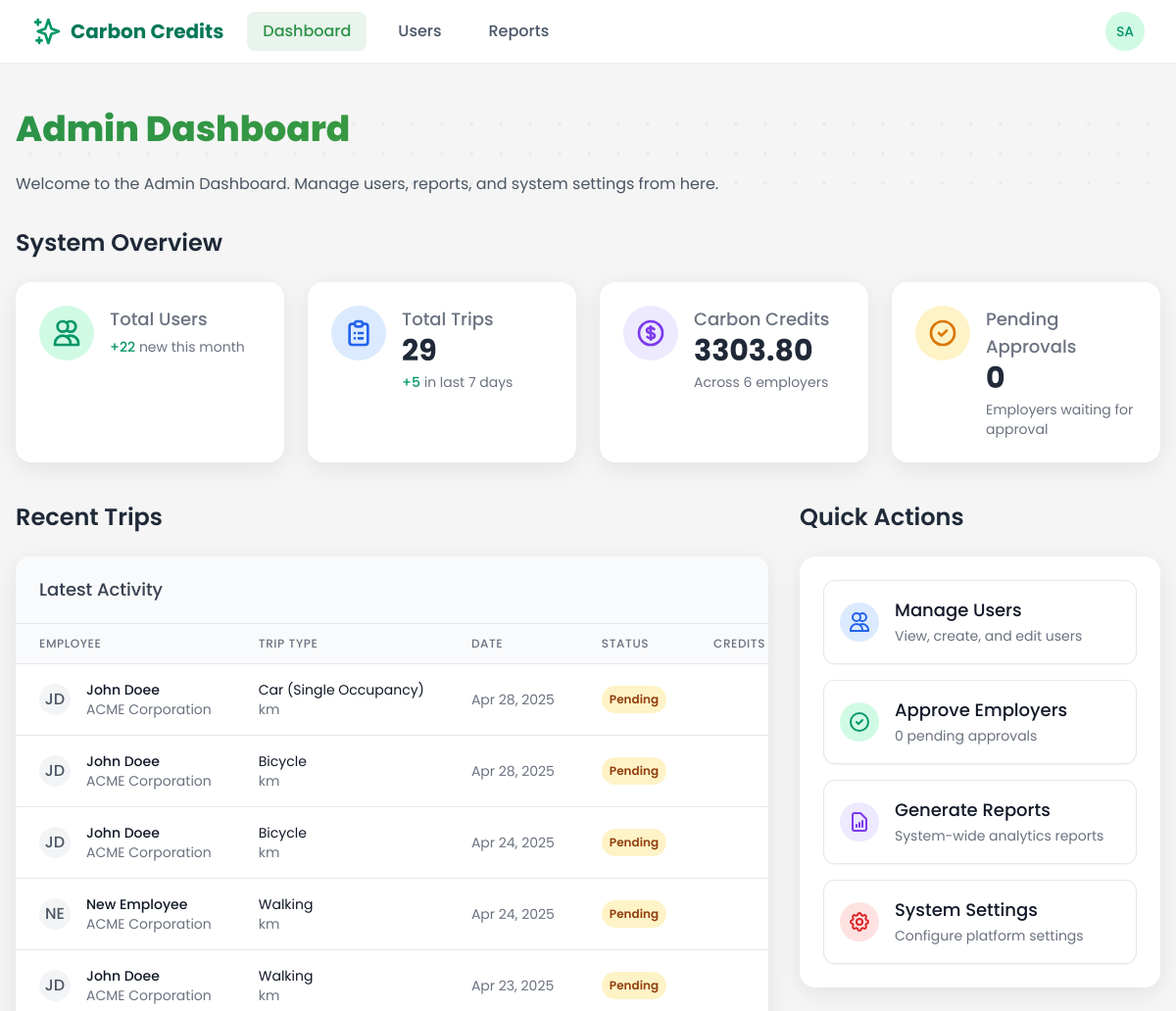
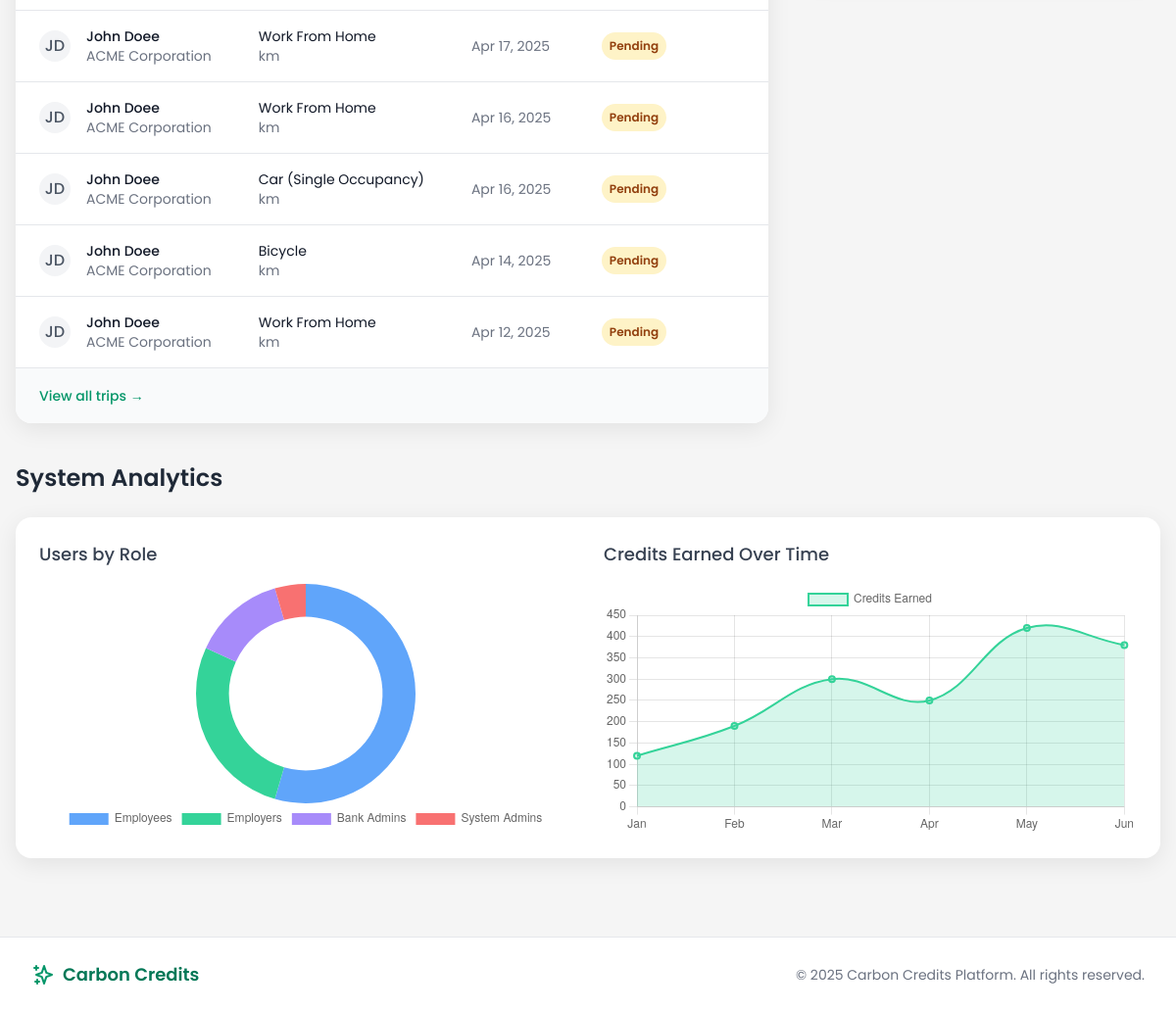
Before: /systemadmin/ (signed in) with the older database file (2 pictures, top to bottom).
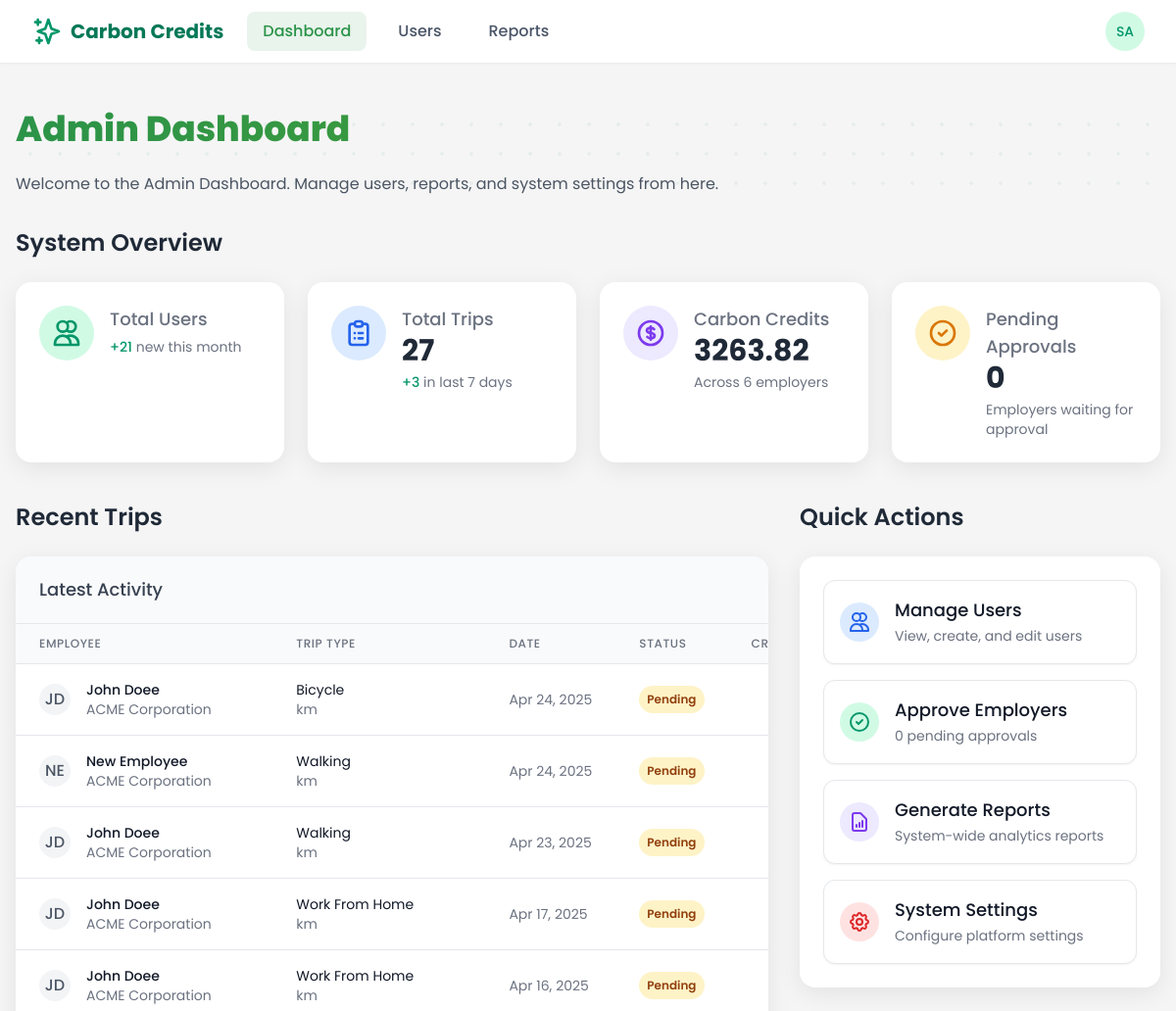
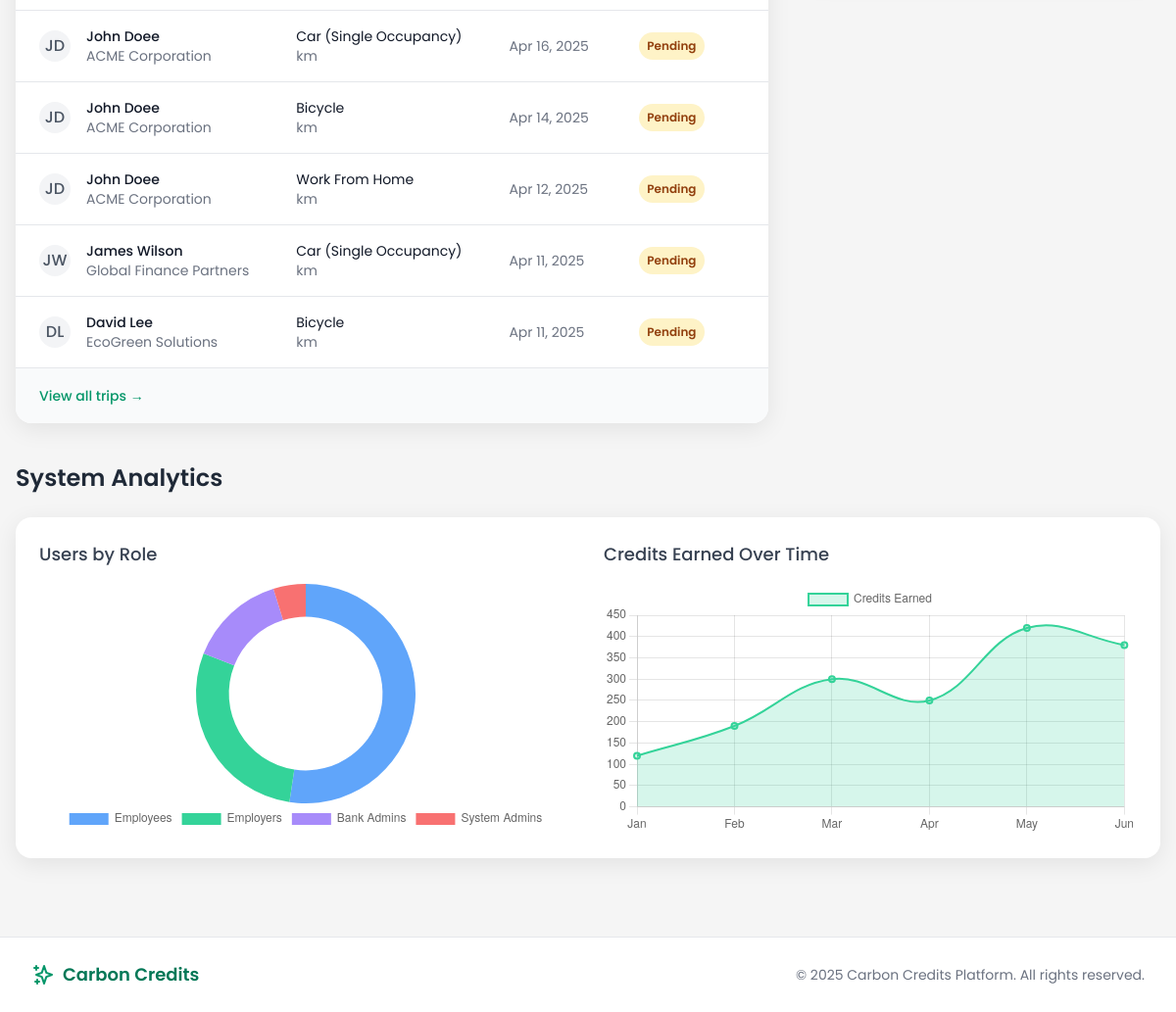
After: the same page with the newer database file (2 pictures, top to bottom).
### trips/models.py (models this page shows, shortened)
class Trip(models.Model):
    TRANSPORT_MODES = (
        ('car', 'Car (Single Occupancy)'),
        ('carpool', 'Carpool'),
        ('public_transport', 'Public Transport'),
        ('bicycle', 'Bicycle'),
        ('walking', 'Walking'),
        ('work_from_home', 'Work From Home'),
    )
    VERIFICATION_STATUS = (
        ('pending', 'Pending'),
        ('verified', 'Verified'),
        ('rejected', 'Rejected'),
        ('flagged', 'Flagged for Review'),
    )
    employee = models.ForeignKey(
        EmployeeProfile,
        on_delete=models.CASCADE,
        related_name='trips'
    )
    start_location = models.ForeignKey(
        Location,
        on_delete=models.SET_NULL,
        related_name='trip_starts',
        null=True
    )
    end_location = models.ForeignKey(
        Location,
        on_delete=models.SET_NULL,
        related_name='trip_ends',
        null=True
    )
    start_time = models.DateTimeField()
    end_time = models.DateTimeField(null=True, blank=True)
    transport_mode = models.CharField(
        max_length=20,
        choices=TRANSPORT_MODES
    )
    distance_km = models.DecimalField(
        max_digits=8,
        decimal_places=2,
        null=True,
        blank=True
    )
    carbon_savings = models.DecimalField(
        max_digits=8,
        decimal_places=2,
        null=True,
        blank=True
    )
    credits_earned = models.DecimalField(
        max_digits=8,
        decimal_places=2,
        null=True,
        blank=True
    )
    proof_image = models.ImageField(
        upload_to='trip_proofs/',
        null=True,
        blank=True
    )
    verification_status = models.CharField(
        max_length=10,
        choices=VERIFICATION_STATUS,
        default='pending'
    )
    verified_by = models.ForeignKey(
        CustomUser,
        on_delete=models.SET_NULL,
        related_name='verified_trips',
        null=True,
        blank=True
    )
    duration_minutes = models.PositiveIntegerField(
        null=True,
        blank=True,
        help_text="Estimated travel time in minutes based on transport mode and distance"
    )
    created_at = models.DateTimeField(default=timezone.now)

### users/models.py (models this page shows, shortened)
class EmployeeProfile(models.Model):
    user = models.OneToOneField(
        CustomUser,
        on_delete=models.CASCADE,
        related_name='employee_profile'
    )
    employer = models.ForeignKey(
        EmployerProfile,
        on_delete=models.CASCADE,
        related_name='employees'
    )
    employee_id = models.CharField(max_length=50, blank=True, null=True)
    approved = models.BooleanField(default=False)
    created_at = models.DateTimeField(default=timezone.now)
    wallet_balance = models.DecimalField(max_digits=10, decimal_places=2, default=0)
    department = models.CharField(max_length=100, blank=True)

class CustomUser(AbstractUser):
    is_employee = models.BooleanField(default=False)
    is_employer = models.BooleanField(default=False)
    is_bank_admin = models.BooleanField(default=False)
    is_super_admin = models.BooleanField(default=False)
    email = models.EmailField(_('email address'), unique=True)
    date_joined = models.DateTimeField(default=timezone.now)
    approved = models.BooleanField(default=False)
    USERNAME_FIELD = 'email'
    REQUIRED_FIELDS = ['username', 'first_name', 'last_name']
    class Meta:
        verbose_name = _('user')
        verbose_name_plural = _('users')

class EmployerProfile(models.Model):
    user = models.OneToOneField(
        CustomUser,
        on_delete=models.CASCADE,
        related_name='employer_profile'
    )
    company_name = models.CharField(max_length=100)
    registration_number = models.CharField(max_length=50, unique=True)
    industry = models.CharField(max_length=100)
    approved = models.BooleanField(default=False)
    created_at = models.DateTimeField(default=timezone.now)
    initial_credits_allocated = models.BooleanField(default=False)
    wallet_balance = models.DecimalField(max_digits=10, decimal_places=2, default=0)

### core/views/admin_views.py (the view)
# urls.py: path('', admin_views.dashboard, name='admin_dashboard'),
@login_required
@user_passes_test(is_super_admin)
def dashboard(request):
    total_users = CustomUser.objects.count()
    employers = EmployerProfile.objects.count()
    employees = EmployeeProfile.objects.count()
    bank_admins = CustomUser.objects.filter(is_bank_admin=True).count()
    super_admins = CustomUser.objects.filter(is_super_admin=True).count()
    pending_approval = EmployerProfile.objects.filter(approved=False).count()
    total_trips = Trip.objects.count()
    thirty_days_ago = timezone.now() - timezone.timedelta(days=30)
    new_user_count = CustomUser.objects.filter(date_joined__gte=thirty_days_ago).count()
    seven_days_ago = timezone.now() - timezone.timedelta(days=7)
    recent_trip_count = Trip.objects.filter(start_time__gte=seven_days_ago).count()
    total_credits_raw = CarbonCredit.objects.aggregate(Sum('amount'))['amount__sum'] or 0
    total_credits = round(float(total_credits_raw), 2)
    pending_employers = EmployerProfile.objects.filter(approved=False).select_related('user').order_by('-created_at')[:5]
    recent_trips = Trip.objects.select_related(
        'employee', 'employee__user', 'employee__employer', 'start_location', 'end_location'
    ).order_by('-start_time')[:10]
    context = {
        'total_users': total_users,
        'employers': employers,
        'employees': employees,
        'employee_count': employees,
        'employer_count': employers,
        'bank_admin_count': bank_admins,
        'super_admin_count': super_admins,
        'pending_approval': pending_approval,
        'pending_approval_count': pending_approval,
        'total_trips': total_trips,
        'trip_count': total_trips,
        'recent_trip_count': recent_trip_count,
        'new_user_count': new_user_count,
        'total_credits': total_credits,
        'pending_employers': pending_employers,
        'recent_trips': recent_trips,
    }
    return render(request, 'admin/dashboard.html', context)

### core/views/admin_views.py (called while the page is built)
def is_super_admin(user):
    return user.is_authenticated and user.is_super_admin

### templates/admin/dashboard.html (shortened to what the changed rows need)
{% extends 'base.html' %}
{% load static %}
{% block content %}
<div class="dashboard-container px-4 py-6">
    <div class="relative mb-8">
        <div class="relative z-10">
            <h1 class="section-headline text-3xl md:text-4xl font-bold mb-6">Admin Dashboard</h1>
        </div>
    </div>
    <div class="mb-10">
        <h2 class="text-2xl font-semibold text-gray-800 mb-6">System Overview</h2>
        <div class="grid grid-cols-1 sm:grid-cols-2 lg:grid-cols-4 gap-6">
            <div class="modern-card p-6 stat-card">
                <div class="flex items-start">
                    <div class="ml-4">
                        <div class="text-sm text-gray-500 mt-1">
                            <span class="text-green-600 font-medium">+{{ new_user_count }}</span> new this month
                        </div>
                    </div>
                </div>
            </div>
            <div class="modern-card p-6 stat-card">
                <div class="flex items-start">
                    <div class="ml-4">
                        <h3 class="text-lg font-medium text-gray-500">Total Trips</h3>
                        <p class="text-3xl font-bold text-gray-800">{{ trip_count }}</p>
                        <div class="text-sm text-gray-500 mt-1">
                            <span class="text-green-600 font-medium">+{{ recent_trip_count }}</span> in last 7 days
                        </div>
                    </div>
                </div>
            </div>
            <div class="modern-card p-6 stat-card">
                <div class="flex items-start">
                    <div class="ml-4">
                        <h3 class="text-lg font-medium text-gray-500">Carbon Credits</h3>
                        <p class="text-3xl font-bold text-gray-800 truncate" title="{{ total_credits }}">{{ total_credits|floatformat:2 }}</p>
                        <div class="text-sm text-gray-500 mt-1">
                            Across {{ employer_count }} employers
                        </div>
                    </div>
                </div>
            </div>
        </div>
    </div>
    <div class="grid grid-cols-1 lg:grid-cols-3 gap-8 mb-10">
        <div class="lg:col-span-2">
            <h2 class="text-2xl font-semibold text-gray-800 mb-6">Recent Trips</h2>
            <div class="modern-card overflow-hidden">
                <div class="overflow-x-auto">
                    <table class="min-w-full divide-y divide-gray-200">
                        <thead class="bg-gray-50">
                            <tr>
                                <th scope="col" class="px-6 py-3 text-left text-xs font-medium text-gray-500 uppercase tracking-wider">Employee</th>
                                <th scope="col" class="px-6 py-3 text-left text-xs font-medium text-gray-500 uppercase tracking-wider">Trip Type</th>
                                <th scope="col" class="px-6 py-3 text-left text-xs font-medium text-gray-500 uppercase tracking-wider">Date</th>
                                <th scope="col" class="px-6 py-3 text-left text-xs font-medium text-gray-500 uppercase tracking-wider">Status</th>
                                <th scope="col" class="px-6 py-3 text-left text-xs font-medium text-gray-500 uppercase tracking-wider">Credits</th>
                            </tr>
                        </thead>
                        <tbody class="bg-white divide-y divide-gray-200">
                            {% for trip in recent_trips %}
                            <tr>
                                <td class="px-6 py-4 whitespace-nowrap">
                                    <div class="flex items-center">
                                        <div class="h-8 w-8 rounded-full bg-gray-100 flex items-center justify-center text-gray-600 font-medium">
                                            {{ trip.employee.user.first_name|slice:":1" }}{{ trip.employee.user.last_name|slice:":1" }}
                                        </div>
                                        <div class="ml-4">
                                            <div class="text-sm font-medium text-gray-900">{{ trip.employee.user.get_full_name }}</div>
                                            <div class="text-sm text-gray-500">{{ trip.employee.employer.company_name }}</div>
                                        </div>
                                    </div>
                                </td>
                                <td class="px-6 py-4 whitespace-nowrap">
                                    <div class="text-sm text-gray-900">{{ trip.get_transport_mode_display }}</div>
                                    <div class="text-sm text-gray-500">{{ trip.distance|floatformat:1 }} km</div>
                                </td>
                                <td class="px-6 py-4 whitespace-nowrap text-sm text-gray-500">
                                    {{ trip.start_time|date:"M d, Y" }}
                                </td>
                                <td class="px-6 py-4 whitespace-nowrap">
                                    {% if trip.is_verified %}
                                    <span class="px-2 py-1 inline-flex text-xs leading-5 font-semibold rounded-full bg-green-100 text-green-800">
                                        Verified
                                    </span>
                                    {% else %}
                                    <span class="px-2 py-1 inline-flex text-xs leading-5 font-semibold rounded-full bg-yellow-100 text-yellow-800">
                                        Pending
                                    </span>
                                    {% endif %}
                                </td>
                                <td class="px-6 py-4 whitespace-nowrap text-sm text-gray-900">
                                </td>
                            </tr>
                            {% empty %}
                            <tr>
                                <td colspan="5" class="px-6 py-4 whitespace-nowrap text-sm text-gray-500 text-center">
                                    No recent trips found
                                </td>
                            </tr>
                            {% endfor %}
                        </tbody>
                    </table>
                </div>
            </div>
        </div>
        <div>
            <h2 class="text-2xl font-semibold text-gray-800 mb-6">Quick Actions</h2>
        </div>
    </div>
    <div class="mb-8">
        <h2 class="text-2xl font-semibold text-gray-800 mb-6">System Analytics</h2>
        <div class="modern-card p-6">
            <div class="grid grid-cols-1 md:grid-cols-2 gap-8">
                <div>
                    <div class="h-64">
                        <canvas id="userRolesChart"></canvas>
                    </div>
                </div>
            </div>
        </div>
    </div>
</div>
{% endblock %}
{% block extra_js %}
<script>
    document.addEventListener('DOMContentLoaded', function() {
        // User Roles Pie Chart
        var userRolesCtx = document.getElementById('userRolesChart').getContext('2d');
        if (userRolesCtx) {
            var userRolesChart = new Chart(userRolesCtx, {
                type: 'doughnut',
                data: {
                    labels: ['Employees', 'Employers', 'Bank Admins', 'System Admins'],
                    datasets: [{
                        data: JSON.parse('[{{ employee_count|default:0 }}, {{ employer_count|default:0 }}, {{ bank_admin_count|default:0 }}, {{ super_admin_count|default:0 }}]'),
                        backgroundColor: [
                            '#60A5FA', // blue
                            '#34D399', // green
                            '#A78BFA', // purple
                            '#F87171'  // red
                        ],
                        borderWidth: 0
                    }]
                },
                options: {
                    responsive: true,
                    maintainAspectRatio: false,
                    cutout: '70%',
                    plugins: {
                        legend: {
                            position: 'bottom'
                        }
                    }
                }
            });
        }
        // Credits Over Time Chart
        var creditsCtx = document.getElementById('creditsChart').getContext('2d');
        if (creditsCtx) {
            var creditsChart = new Chart(creditsCtx, {
                type: 'line',
                data: {
                    labels: ['Jan', 'Feb', 'Mar', 'Apr', 'May', 'Jun'],
                    datasets: [{
                        label: 'Credits Earned',
                        data: [120, 190, 300, 250, 420, 380],
                        backgroundColor: 'rgba(52, 211, 153, 0.2)',
                        borderColor: 'rgba(52, 211, 153, 1)',
                        borderWidth: 2,
                        tension: 0.4,
                        fill: true
                    }]
                },
                options: {
                    responsive: true,
                    maintainAspectRatio: false,
                    scales: {
                        y: {
                            beginAtZero: true
                        }
                    }
                }
            });
        }
    });
</script>
{% endblock %}

Changed rows visible on the page:
removed Trip: employee.user.first_name "J", employee.user.last_name "D", employee.user.get_full_name "John Doee", employee.employer.company_name "ACME Corporation", transport_mode "Car (Single Occupancy)", start_time "Apr 28, 2025"
removed Trip: employee.user.first_name "J", employee.user.last_name "D", employee.user.get_full_name "John Doee", employee.employer.company_name "ACME Corporation", transport_mode "Bicycle", start_time "Apr 28, 2025"
now on this page (row unchanged): Trip: employee.user.first_name "J", employee.user.last_name "W", employee.user.get_full_name "James Wilson", employee.employer.company_name "Global Finance Partners", transport_mode "Car (Single Occupancy)", start_time "Apr 11, 2025"
now on this page (row unchanged): Trip: employee.user.first_name "D", employee.user.last_name "L", employee.user.get_full_name "David Lee", employee.employer.company_name "EcoGreen Solutions", transport_mode "Bicycle", start_time "Apr 11, 2025"
Other visible differences:
{{ new_user_count }}: "22" → "21"
{{ trip_count }}: "29" → "27"
{{ recent_trip_count }}: "5" → "3"
{{ total_credits|floatformat:2 }}: "3303.80" → "3263.82"
chart data {{ employee_count|default:0 }}: 12 → 11
